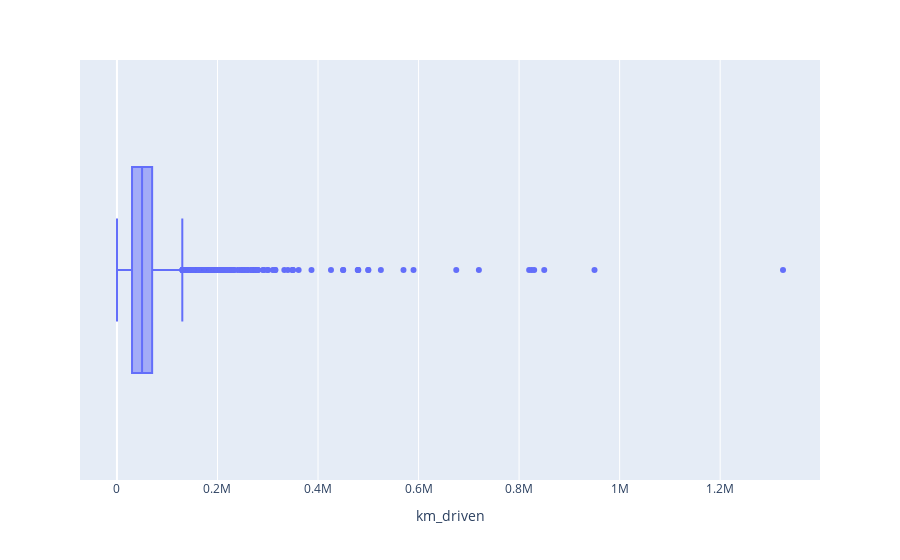

Notebook cell for this chart:
### Code cell
psx.box(eda_df,x="km_driven")

### Figure 1 — Plotly figure (JSON) as saved in the notebook; plotly's stock layout.template omitted (floating-point values rounded to 4 significant figures; data arrays with more than 128 entries replaced by an {"elided": "..."} marker saying what was removed)
{"data": [{"alignmentgroup": "True", "hovertemplate": "km_driven=%{x}<extra></extra>", "legendgroup": "", "marker": {"color": "#636efa"}, "name": "", "notched": false, "offsetgroup": "", "orientation": "h", "showlegend": false, "type": "box", "x": {"elided": "15410 int values"}, "x0": " ", "xaxis": "x", "y0": " ", "yaxis": "y"}], "layout": {"autosize": true, "boxmode": "group", "legend": {"tracegroupgap": 0}, "margin": {"t": 60}, "xaxis": {"anchor": "y", "autorange": true, "domain": [0, 1], "range": [-73510.0, 1399000.0], "title": {"text": "km_driven"}, "type": "linear"}, "yaxis": {"anchor": "x", "autorange": true, "domain": [0, 1], "range": [-0.5, 0.5], "type": "category"}}}
